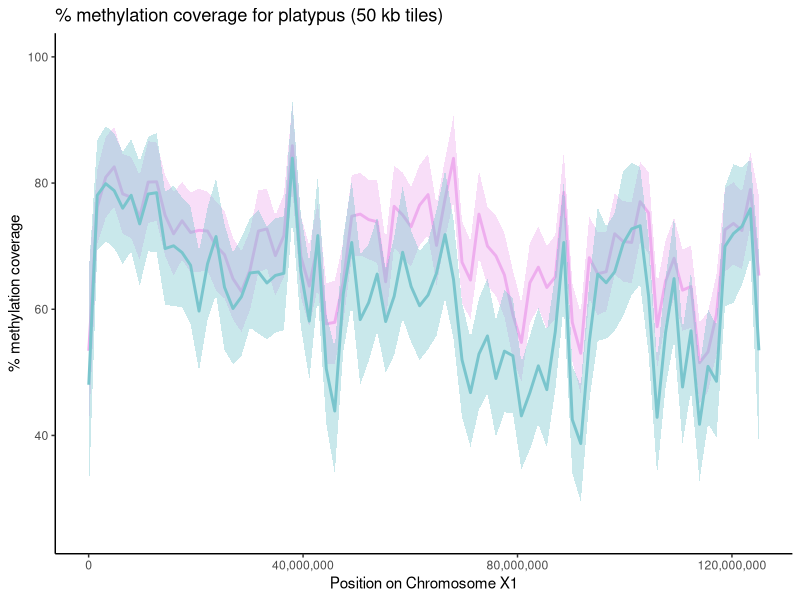

Generate this figure with R: (Note: this script raises an error after producing the figure.)
#New male and female files

Platypus_RRBS_M <- read.delim("PlatypusRRBS_MaleTiles_50kb.txt", header = TRUE)
Platypus_RRBS_F <- read.delim("PlatypusRRBS_FemaleTiles_50kb.txt", header = TRUE)

Platypus_RRBS_M$percent_coverage <- ((Platypus_RRBS_M$numCs)/(Platypus_RRBS_M$coverage))*100
Platypus_RRBS_F$percent_coverage <- ((Platypus_RRBS_F$numCs)/(Platypus_RRBS_F$coverage))*100

Platypus_RRBS_M_small <- subset(Platypus_RRBS_M, select=-c(4, 5, 6, 7))
#Platypus_RRBS_M_small <- Platypus_RRBS_M_small[!(Platypus_RRBS_M_small$chr=="NC_000891.1"),]
Platypus_RRBS_F_small <- subset(Platypus_RRBS_F, select=-c(4, 5, 6, 7))

Platypus_RRBS_M_small$midpoint <- Platypus_RRBS_M_small$end - ((Platypus_RRBS_M_small$end - Platypus_RRBS_M_small$start)/2)
Platypus_RRBS_F_small$midpoint <- Platypus_RRBS_F_small$end - ((Platypus_RRBS_F_small$end - Platypus_RRBS_F_small$start)/2)


Platypus_RRBS_M_1 <- Platypus_RRBS_M_small[(Platypus_RRBS_M_small$chr=="NC_041728.1"),]
Platypus_RRBS_M_2 <- Platypus_RRBS_M_small[(Platypus_RRBS_M_small$chr=="NC_041729.1"),]
Platypus_RRBS_M_3 <- Platypus_RRBS_M_small[(Platypus_RRBS_M_small$chr=="NC_041730.1"),]
Platypus_RRBS_M_4 <- Platypus_RRBS_M_small[(Platypus_RRBS_M_small$chr=="NC_041731.1"),]
Platypus_RRBS_M_5 <- Platypus_RRBS_M_small[(Platypus_RRBS_M_small$chr=="NC_041732.1"),]
Platypus_RRBS_M_6 <- Platypus_RRBS_M_small[(Platypus_RRBS_M_small$chr=="NC_041733.1"),]
Platypus_RRBS_M_7 <- Platypus_RRBS_M_small[(Platypus_RRBS_M_small$chr=="NC_041734.1"),]
Platypus_RRBS_M_8 <- Platypus_RRBS_M_small[(Platypus_RRBS_M_small$chr=="NC_041735.1"),]
Platypus_RRBS_M_9 <- Platypus_RRBS_M_small[(Platypus_RRBS_M_small$chr=="NC_041736.1"),]
Platypus_RRBS_M_10 <- Platypus_RRBS_M_small[(Platypus_RRBS_M_small$chr=="NC_041737.1"),]
Platypus_RRBS_M_11 <- Platypus_RRBS_M_small[(Platypus_RRBS_M_small$chr=="NC_041738.1"),]
Platypus_RRBS_M_12 <- Platypus_RRBS_M_small[(Platypus_RRBS_M_small$chr=="NC_041739.1"),]
Platypus_RRBS_M_13 <- Platypus_RRBS_M_small[(Platypus_RRBS_M_small$chr=="NC_041740.1"),]
Platypus_RRBS_M_14 <- Platypus_RRBS_M_small[(Platypus_RRBS_M_small$chr=="NC_041741.1"),]
Platypus_RRBS_M_15 <- Platypus_RRBS_M_small[(Platypus_RRBS_M_small$chr=="NC_041742.1"),]
Platypus_RRBS_M_16 <- Platypus_RRBS_M_small[(Platypus_RRBS_M_small$chr=="NC_041743.1"),]
Platypus_RRBS_M_17 <- Platypus_RRBS_M_small[(Platypus_RRBS_M_small$chr=="NC_041744.1"),]
Platypus_RRBS_M_18 <- Platypus_RRBS_M_small[(Platypus_RRBS_M_small$chr=="NC_041745.1"),]
Platypus_RRBS_M_19 <- Platypus_RRBS_M_small[(Platypus_RRBS_M_small$chr=="NC_041746.1"),]
Platypus_RRBS_M_20 <- Platypus_RRBS_M_small[(Platypus_RRBS_M_small$chr=="NC_041747.1"),]
Platypus_RRBS_M_21 <- Platypus_RRBS_M_small[(Platypus_RRBS_M_small$chr=="NC_041748.1"),]
Platypus_RRBS_M_X1 <- Platypus_RRBS_M_small[(Platypus_RRBS_M_small$chr=="NC_041749.1"),]
Platypus_RRBS_M_X2 <- Platypus_RRBS_M_small[(Platypus_RRBS_M_small$chr=="NC_041750.1"),]
Platypus_RRBS_M_X3 <- Platypus_RRBS_M_small[(Platypus_RRBS_M_small$chr=="NC_041751.1"),]
Platypus_RRBS_M_X4 <- Platypus_RRBS_M_small[(Platypus_RRBS_M_small$chr=="NC_041752.1"),]
Platypus_RRBS_M_X5 <- Platypus_RRBS_M_small[(Platypus_RRBS_M_small$chr=="NC_041753.1"),]


Platypus_RRBS_F_1 <- Platypus_RRBS_F_small[(Platypus_RRBS_F_small$chr=="NC_041728.1"),]
Platypus_RRBS_F_2 <- Platypus_RRBS_F_small[(Platypus_RRBS_F_small$chr=="NC_041729.1"),]
Platypus_RRBS_F_3 <- Platypus_RRBS_F_small[(Platypus_RRBS_F_small$chr=="NC_041730.1"),]
Platypus_RRBS_F_4 <- Platypus_RRBS_F_small[(Platypus_RRBS_F_small$chr=="NC_041731.1"),]
Platypus_RRBS_F_5 <- Platypus_RRBS_F_small[(Platypus_RRBS_F_small$chr=="NC_041732.1"),]
Platypus_RRBS_F_6 <- Platypus_RRBS_F_small[(Platypus_RRBS_F_small$chr=="NC_041733.1"),]
Platypus_RRBS_F_7 <- Platypus_RRBS_F_small[(Platypus_RRBS_F_small$chr=="NC_041734.1"),]
Platypus_RRBS_F_8 <- Platypus_RRBS_F_small[(Platypus_RRBS_F_small$chr=="NC_041735.1"),]
Platypus_RRBS_F_9 <- Platypus_RRBS_F_small[(Platypus_RRBS_F_small$chr=="NC_041736.1"),]
Platypus_RRBS_F_10 <- Platypus_RRBS_F_small[(Platypus_RRBS_F_small$chr=="NC_041737.1"),]
Platypus_RRBS_F_11 <- Platypus_RRBS_F_small[(Platypus_RRBS_F_small$chr=="NC_041738.1"),]
Platypus_RRBS_F_12 <- Platypus_RRBS_F_small[(Platypus_RRBS_F_small$chr=="NC_041739.1"),]
Platypus_RRBS_F_13 <- Platypus_RRBS_F_small[(Platypus_RRBS_F_small$chr=="NC_041740.1"),]
Platypus_RRBS_F_14 <- Platypus_RRBS_F_small[(Platypus_RRBS_F_small$chr=="NC_041741.1"),]
Platypus_RRBS_F_15 <- Platypus_RRBS_F_small[(Platypus_RRBS_F_small$chr=="NC_041742.1"),]
Platypus_RRBS_F_16 <- Platypus_RRBS_F_small[(Platypus_RRBS_F_small$chr=="NC_041743.1"),]
Platypus_RRBS_F_17 <- Platypus_RRBS_F_small[(Platypus_RRBS_F_small$chr=="NC_041744.1"),]
Platypus_RRBS_F_18 <- Platypus_RRBS_F_small[(Platypus_RRBS_F_small$chr=="NC_041745.1"),]
Platypus_RRBS_F_19 <- Platypus_RRBS_F_small[(Platypus_RRBS_F_small$chr=="NC_041746.1"),]
Platypus_RRBS_F_20 <- Platypus_RRBS_F_small[(Platypus_RRBS_F_small$chr=="NC_041747.1"),]
Platypus_RRBS_F_21 <- Platypus_RRBS_F_small[(Platypus_RRBS_F_small$chr=="NC_041748.1"),]
Platypus_RRBS_F_X1 <- Platypus_RRBS_F_small[(Platypus_RRBS_F_small$chr=="NC_041749.1"),]
Platypus_RRBS_F_X2 <- Platypus_RRBS_F_small[(Platypus_RRBS_F_small$chr=="NC_041750.1"),]
Platypus_RRBS_F_X3 <- Platypus_RRBS_F_small[(Platypus_RRBS_F_small$chr=="NC_041751.1"),]
Platypus_RRBS_F_X4 <- Platypus_RRBS_F_small[(Platypus_RRBS_F_small$chr=="NC_041752.1"),]
Platypus_RRBS_F_X5 <- Platypus_RRBS_F_small[(Platypus_RRBS_F_small$chr=="NC_041753.1"),]


#Platypus_RRBS_M_small <- Platypus_RRBS_M_small[Platypus_RRBS_M_small$percent_coverage!=100 & Platypus_RRBS_M_small$percent_coverage!=0,]



library(ggplot2)
library(scales)


#Saving male/female together X1
pdf(file="OAN_meth_GC_MF_X1.pdf", width=15, height=5)
ggplot()+
  geom_smooth(method = "loess", span = 0.05, aes(x=Platypus_RRBS_F_X1$midpoint, y=Platypus_RRBS_F_X1$percent_coverage, colour="plum2", fill="plum2"))+
  geom_smooth(method = "loess", span = 0.05, aes(x=Platypus_RRBS_M_X1$midpoint, y=Platypus_RRBS_M_X1$percent_coverage, colour="cadetblue3", fill="cadetblue3"))+
  theme_classic()+
  scale_x_continuous(labels = comma)+
  coord_cartesian(ylim=c(25,100))+
  labs(x = "Position on Chromosome X1", y = "% methylation coverage")+
  ggtitle("% methylation coverage for platypus (50 kb tiles)")+
  scale_color_identity(name="Lines", labels=c("Male % methylation coverage LOBF", "Female % methylation coverage LOBF"))+
  scale_fill_identity(name="Fill", labels=c("Male % methylation coverage 95% CI", "Female % methylation coverage 95% CI"))
dev.off()
#





#Saving male/female together X2
pdf(file="OAN_meth_GC_MF_X2.pdf", width=15, height=5)
ggplot()+
  geom_line(aes(x=GC_content_X2$midpoint, y=GC_content_X2$gc*100, colour="darkorange1"))+
  geom_smooth(method = "loess", span = 0.03, size=0.5, aes(x=GC_content_X2$midpoint, y=GC_content_X2$gc*100, colour="gray30"))+
  geom_smooth(method = "loess", span = 0.05, aes(x=Platypus_RRBS_F_X2$midpoint, y=Platypus_RRBS_F_X2$percent_coverage, colour="plum2", fill="plum2"))+
  geom_smooth(method = "loess", span = 0.05, aes(x=Platypus_RRBS_M_X2$midpoint, y=Platypus_RRBS_M_X2$percent_coverage, colour="cadetblue3", fill="cadetblue3"))+
  theme_classic()+
  scale_x_continuous(labels = comma)+
  coord_cartesian(ylim=c(0,100))+
  labs(x = "Position on Chromosome X2", y = "% methylation coverage")+
  ggtitle("% methylation coverage and GC content for platypus (50 kb tiles)")+
  scale_color_identity(name="Lines", labels=c("Male % methylation coverage LOBF", "GC content", "GC content LOBF", "Female % methylation coverage LOBF"))+
  scale_fill_identity(name="Fill", labels=c("Male % methylation coverage 95% CI", "Female % methylation coverage 95% CI"))
dev.off()
#




#Saving male/female together X3
pdf(file="OAN_meth_GC_MF_X3.pdf", width=15, height=5)
ggplot()+
  geom_line(aes(x=GC_content_X3$midpoint, y=GC_content_X3$gc*100, colour="darkorange1"))+
  geom_smooth(method = "loess", span = 0.03, size=0.5, aes(x=GC_content_X3$midpoint, y=GC_content_X3$gc*100, colour="gray30"))+
  geom_smooth(method = "loess", span = 0.05, aes(x=Platypus_RRBS_F_X3$midpoint, y=Platypus_RRBS_F_X3$percent_coverage, colour="plum2", fill="plum2"))+
  geom_smooth(method = "loess", span = 0.05, aes(x=Platypus_RRBS_M_X3$midpoint, y=Platypus_RRBS_M_X3$percent_coverage, colour="cadetblue3", fill="cadetblue3"))+
  theme_classic()+
  scale_x_continuous(labels = comma)+
  coord_cartesian(ylim=c(20,100))+
  labs(x = "Position on Chromosome X3", y = "% methylation coverage")+
  ggtitle("% methylation coverage and GC content for platypus (50 kb tiles)")+
  scale_color_identity(name="Lines", labels=c("Male % methylation coverage LOBF", "GC content", "GC content LOBF", "Female % methylation coverage LOBF"))+
  scale_fill_identity(name="Fill", labels=c("Male % methylation coverage 95% CI", "Female % methylation coverage 95% CI"))
dev.off()
#



#Saving male/female together X4
pdf(file="OAN_meth_GC_MF_X4.pdf", width=15, height=5)
ggplot()+
  geom_line(aes(x=GC_content_X4$midpoint, y=GC_content_X4$gc*100, colour="darkorange1"))+
  geom_smooth(method = "loess", span = 0.03, size=0.5, aes(x=GC_content_X4$midpoint, y=GC_content_X4$gc*100, colour="gray30"))+
  geom_smooth(method = "loess", span = 0.05, aes(x=Platypus_RRBS_F_X4$midpoint, y=Platypus_RRBS_F_X4$percent_coverage, colour="plum2", fill="plum2"))+
  geom_smooth(method = "loess", span = 0.05, aes(x=Platypus_RRBS_M_X4$midpoint, y=Platypus_RRBS_M_X4$percent_coverage, colour="cadetblue3", fill="cadetblue3"))+
  theme_classic()+
  scale_x_continuous(labels = comma)+
  coord_cartesian(ylim=c(0,100))+
  labs(x = "Position on Chromosome X4", y = "% methylation coverage")+
  ggtitle("% methylation coverage and GC content for platypus (50 kb tiles)")+
  scale_color_identity(name="Lines", labels=c("Male % methylation coverage LOBF", "GC content", "GC content LOBF", "Female % methylation coverage LOBF"))+
  scale_fill_identity(name="Fill", labels=c("Male % methylation coverage 95% CI", "Female % methylation coverage 95% CI"))
dev.off()
#



#Saving male/female together X5
pdf(file="OAN_meth_GC_MF_X5.pdf", width=15, height=5)
ggplot()+
  geom_line(aes(x=GC_content_X5$midpoint, y=GC_content_X5$gc*100, colour="darkorange1"))+
  geom_smooth(method = "loess", span = 0.03, size=0.5, aes(x=GC_content_X5$midpoint, y=GC_content_X5$gc*100, colour="gray30"))+
  geom_smooth(method = "loess", span = 0.05, aes(x=Platypus_RRBS_F_X5$midpoint, y=Platypus_RRBS_F_X5$percent_coverage, colour="plum2", fill="plum2"))+
  geom_smooth(method = "loess", span = 0.05, aes(x=Platypus_RRBS_M_X5$midpoint, y=Platypus_RRBS_M_X5$percent_coverage, colour="cadetblue3", fill="cadetblue3"))+
  theme_classic()+
  scale_x_continuous(labels = comma)+
  coord_cartesian(ylim=c(10,100))+
  labs(x = "Position on Chromosome X5", y = "% methylation coverage")+
  ggtitle("% methylation coverage and GC content for platypus (50 kb tiles)")+
  scale_color_identity(name="Lines", labels=c("Male % methylation coverage LOBF", "GC content", "GC content LOBF", "Female % methylation coverage LOBF"))+
  scale_fill_identity(name="Fill", labels=c("Male % methylation coverage 95% CI", "Female % methylation coverage 95% CI"))
dev.off()
#


#Saving male/female together 1
pdf(file="OAN_meth_GC_MF_1.pdf", width=15, height=5)
ggplot()+
  geom_line(aes(x=GC_content_1$midpoint, y=GC_content_1$gc*100, colour="darkorange1"))+
  geom_smooth(method = "loess", span = 0.03, size=0.5, aes(x=GC_content_1$midpoint, y=GC_content_1$gc*100, colour="gray30"))+
  geom_smooth(method = "loess", span = 0.05, aes(x=Platypus_RRBS_F_1$midpoint, y=Platypus_RRBS_F_1$percent_coverage, colour="plum2", fill="plum2"))+
  geom_smooth(method = "loess", span = 0.05, aes(x=Platypus_RRBS_M_1$midpoint, y=Platypus_RRBS_M_1$percent_coverage, colour="cadetblue3", fill="cadetblue3"))+
  theme_classic()+
  scale_x_continuous(labels = comma)+
  coord_cartesian(ylim=c(25,100))+
  labs(x = "Position on Chromosome 1", y = "% methylation coverage")+
  ggtitle("% methylation coverage and GC content for platypus (50 kb tiles)")+
  scale_color_identity(name="Lines", labels=c("Male % methylation coverage LOBF", "GC content", "GC content LOBF", "Female % methylation coverage LOBF"))+
  scale_fill_identity(name="Fill", labels=c("Male % methylation coverage 95% CI", "Female % methylation coverage 95% CI"))
dev.off()
#



#Saving male/female together 2
pdf(file="OAN_meth_GC_MF_2.pdf", width=15, height=5)
ggplot()+
  geom_line(aes(x=GC_content_2$midpoint, y=GC_content_2$gc*100, colour="darkorange1"))+
  geom_smooth(method = "loess", span = 0.03, size=0.5, aes(x=GC_content_2$midpoint, y=GC_content_2$gc*100, colour="gray30"))+
  geom_smooth(method = "loess", span = 0.05, aes(x=Platypus_RRBS_F_2$midpoint, y=Platypus_RRBS_F_2$percent_coverage, colour="plum2", fill="plum2"))+
  geom_smooth(method = "loess", span = 0.05, aes(x=Platypus_RRBS_M_2$midpoint, y=Platypus_RRBS_M_2$percent_coverage, colour="cadetblue3", fill="cadetblue3"))+
  theme_classic()+
  scale_x_continuous(labels = comma)+
  coord_cartesian(ylim=c(25,100))+
  labs(x = "Position on Chromosome 2", y = "% methylation coverage")+
  ggtitle("% methylation coverage and GC content for platypus (50 kb tiles)")+
  scale_color_identity(name="Lines", labels=c("Male % methylation coverage LOBF", "GC content", "GC content LOBF", "Female % methylation coverage LOBF"))+
  scale_fill_identity(name="Fill", labels=c("Male % methylation coverage 95% CI", "Female % methylation coverage 95% CI"))
dev.off()
#

#Saving male/female together 3
pdf(file="OAN_meth_GC_MF_3.pdf", width=15, height=5)
ggplot()+
  geom_line(aes(x=GC_content_3$midpoint, y=GC_content_3$gc*100, colour="darkorange1"))+
  geom_smooth(method = "loess", span = 0.03, size=0.5, aes(x=GC_content_3$midpoint, y=GC_content_3$gc*100, colour="gray30"))+
  geom_smooth(method = "loess", span = 0.05, aes(x=Platypus_RRBS_F_3$midpoint, y=Platypus_RRBS_F_3$percent_coverage, colour="plum2", fill="plum2"))+
  geom_smooth(method = "loess", span = 0.05, aes(x=Platypus_RRBS_M_3$midpoint, y=Platypus_RRBS_M_3$percent_coverage, colour="cadetblue3", fill="cadetblue3"))+
  theme_classic()+
  scale_x_continuous(labels = comma)+
  coord_cartesian(ylim=c(25,100))+
  labs(x = "Position on Chromosome 3", y = "% methylation coverage")+
  ggtitle("% methylation coverage and GC content for platypus (50 kb tiles)")+
  scale_color_identity(name="Lines", labels=c("Male % methylation coverage LOBF", "GC content", "GC content LOBF", "Female % methylation coverage LOBF"))+
  scale_fill_identity(name="Fill", labels=c("Male % methylation coverage 95% CI", "Female % methylation coverage 95% CI"))
dev.off()
#

#Saving male/female together 4
pdf(file="OAN_meth_GC_MF_4.pdf", width=15, height=5)
ggplot()+
  geom_line(aes(x=GC_content_4$midpoint, y=GC_content_4$gc*100, colour="darkorange1"))+
  geom_smooth(method = "loess", span = 0.03, size=0.5, aes(x=GC_content_4$midpoint, y=GC_content_4$gc*100, colour="gray30"))+
  geom_smooth(method = "loess", span = 0.05, aes(x=Platypus_RRBS_F_4$midpoint, y=Platypus_RRBS_F_4$percent_coverage, colour="plum2", fill="plum2"))+
  geom_smooth(method = "loess", span = 0.05, aes(x=Platypus_RRBS_M_4$midpoint, y=Platypus_RRBS_M_4$percent_coverage, colour="cadetblue3", fill="cadetblue3"))+
  theme_classic()+
  scale_x_continuous(labels = comma)+
  coord_cartesian(ylim=c(25,100))+
  labs(x = "Position on Chromosome 4", y = "% methylation coverage")+
  ggtitle("% methylation coverage and GC content for platypus (50 kb tiles)")+
  scale_color_identity(name="Lines", labels=c("Male % methylation coverage LOBF", "GC content", "GC content LOBF", "Female % methylation coverage LOBF"))+
  scale_fill_identity(name="Fill", labels=c("Male % methylation coverage 95% CI", "Female % methylation coverage 95% CI"))
dev.off()
#

#Saving male/female together 5
pdf(file="OAN_meth_GC_MF_5.pdf", width=15, height=5)
ggplot()+
  geom_line(aes(x=GC_content_5$midpoint, y=GC_content_5$gc*100, colour="darkorange1"))+
  geom_smooth(method = "loess", span = 0.03, size=0.5, aes(x=GC_content_5$midpoint, y=GC_content_5$gc*100, colour="gray30"))+
  geom_smooth(method = "loess", span = 0.05, aes(x=Platypus_RRBS_F_5$midpoint, y=Platypus_RRBS_F_5$percent_coverage, colour="plum2", fill="plum2"))+
  geom_smooth(method = "loess", span = 0.05, aes(x=Platypus_RRBS_M_5$midpoint, y=Platypus_RRBS_M_5$percent_coverage, colour="cadetblue3", fill="cadetblue3"))+
  theme_classic()+
  scale_x_continuous(labels = comma)+
  coord_cartesian(ylim=c(25,100))+
  labs(x = "Position on Chromosome 5", y = "% methylation coverage")+
  ggtitle("% methylation coverage and GC content for platypus (50 kb tiles)")+
  scale_color_identity(name="Lines", labels=c("Male % methylation coverage LOBF", "GC content", "GC content LOBF", "Female % methylation coverage LOBF"))+
  scale_fill_identity(name="Fill", labels=c("Male % methylation coverage 95% CI", "Female % methylation coverage 95% CI"))
dev.off()
#



#Saving male/female together 6
pdf(file="OAN_meth_GC_MF_6.pdf", width=15, height=5)
ggplot()+
  geom_line(aes(x=GC_content_6$midpoint, y=GC_content_6$gc*100, colour="darkorange1"))+
  geom_smooth(method = "loess", span = 0.03, size=0.5, aes(x=GC_content_6$midpoint, y=GC_content_6$gc*100, colour="gray30"))+
  geom_smooth(method = "loess", span = 0.05, aes(x=Platypus_RRBS_F_6$midpoint, y=Platypus_RRBS_F_6$percent_coverage, colour="plum2", fill="plum2"))+
  geom_smooth(method = "loess", span = 0.05, aes(x=Platypus_RRBS_M_6$midpoint, y=Platypus_RRBS_M_6$percent_coverage, colour="cadetblue3", fill="cadetblue3"))+
  theme_classic()+
  scale_x_continuous(labels = comma)+
  coord_cartesian(ylim=c(25,100))+
  labs(x = "Position on Chromosome 6", y = "% methylation coverage")+
  ggtitle("% methylation coverage and GC content for platypus (50 kb tiles)")+
  scale_color_identity(name="Lines", labels=c("Male % methylation coverage LOBF", "GC content", "GC content LOBF", "Female % methylation coverage LOBF"))+
  scale_fill_identity(name="Fill", labels=c("Male % methylation coverage 95% CI", "Female % methylation coverage 95% CI"))
dev.off()
#

#Saving male/female together 7
pdf(file="OAN_meth_GC_MF_7.pdf", width=15, height=5)
ggplot()+
  geom_line(aes(x=GC_content_7$midpoint, y=GC_content_7$gc*100, colour="darkorange1"))+
  geom_smooth(method = "loess", span = 0.03, size=0.5, aes(x=GC_content_7$midpoint, y=GC_content_7$gc*100, colour="gray30"))+
  geom_smooth(method = "loess", span = 0.05, aes(x=Platypus_RRBS_F_7$midpoint, y=Platypus_RRBS_F_7$percent_coverage, colour="plum2", fill="plum2"))+
  geom_smooth(method = "loess", span = 0.05, aes(x=Platypus_RRBS_M_7$midpoint, y=Platypus_RRBS_M_7$percent_coverage, colour="cadetblue3", fill="cadetblue3"))+
  theme_classic()+
  scale_x_continuous(labels = comma)+
  coord_cartesian(ylim=c(25,100))+
  labs(x = "Position on Chromosome 7", y = "% methylation coverage")+
  ggtitle("% methylation coverage and GC content for platypus (50 kb tiles)")+
  scale_color_identity(name="Lines", labels=c("Male % methylation coverage LOBF", "GC content", "GC content LOBF", "Female % methylation coverage LOBF"))+
  scale_fill_identity(name="Fill", labels=c("Male % methylation coverage 95% CI", "Female % methylation coverage 95% CI"))
dev.off()
#

#Saving male/female together 8
pdf(file="OAN_meth_GC_MF_8.pdf", width=15, height=5)
ggplot()+
  geom_line(aes(x=GC_content_8$midpoint, y=GC_content_8$gc*100, colour="darkorange1"))+
  geom_smooth(method = "loess", span = 0.03, size=0.5, aes(x=GC_content_8$midpoint, y=GC_content_8$gc*100, colour="gray30"))+
  geom_smooth(method = "loess", span = 0.05, aes(x=Platypus_RRBS_F_8$midpoint, y=Platypus_RRBS_F_8$percent_coverage, colour="plum2", fill="plum2"))+
  geom_smooth(method = "loess", span = 0.05, aes(x=Platypus_RRBS_M_8$midpoint, y=Platypus_RRBS_M_8$percent_coverage, colour="cadetblue3", fill="cadetblue3"))+
  theme_classic()+
  scale_x_continuous(labels = comma)+
  coord_cartesian(ylim=c(25,100))+
  labs(x = "Position on Chromosome 8", y = "% methylation coverage")+
  ggtitle("% methylation coverage and GC content for platypus (50 kb tiles)")+
  scale_color_identity(name="Lines", labels=c("Male % methylation coverage LOBF", "GC content", "GC content LOBF", "Female % methylation coverage LOBF"))+
  scale_fill_identity(name="Fill", labels=c("Male % methylation coverage 95% CI", "Female % methylation coverage 95% CI"))
dev.off()
#

#Saving male/female together 9
pdf(file="OAN_meth_GC_MF_9.pdf", width=15, height=5)
ggplot()+
  geom_line(aes(x=GC_content_9$midpoint, y=GC_content_9$gc*100, colour="darkorange1"))+
  geom_smooth(method = "loess", span = 0.03, size=0.5, aes(x=GC_content_9$midpoint, y=GC_content_9$gc*100, colour="gray30"))+
  geom_smooth(method = "loess", span = 0.05, aes(x=Platypus_RRBS_F_9$midpoint, y=Platypus_RRBS_F_9$percent_coverage, colour="plum2", fill="plum2"))+
  geom_smooth(method = "loess", span = 0.05, aes(x=Platypus_RRBS_M_9$midpoint, y=Platypus_RRBS_M_9$percent_coverage, colour="cadetblue3", fill="cadetblue3"))+
  theme_classic()+
  scale_x_continuous(labels = comma)+
  coord_cartesian(ylim=c(25,100))+
  labs(x = "Position on Chromosome 9", y = "% methylation coverage")+
  ggtitle("% methylation coverage and GC content for platypus (50 kb tiles)")+
  scale_color_identity(name="Lines", labels=c("Male % methylation coverage LOBF", "GC content", "GC content LOBF", "Female % methylation coverage LOBF"))+
  scale_fill_identity(name="Fill", labels=c("Male % methylation coverage 95% CI", "Female % methylation coverage 95% CI"))
dev.off()
#

#Saving male/female together 10
pdf(file="OAN_meth_GC_MF_10.pdf", width=15, height=5)
ggplot()+
  geom_line(aes(x=GC_content_10$midpoint, y=GC_content_10$gc*100, colour="darkorange1"))+
  geom_smooth(method = "loess", span = 0.03, size=0.5, aes(x=GC_content_10$midpoint, y=GC_content_10$gc*100, colour="gray30"))+
  geom_smooth(method = "loess", span = 0.05, aes(x=Platypus_RRBS_F_10$midpoint, y=Platypus_RRBS_F_10$percent_coverage, colour="plum2", fill="plum2"))+
  geom_smooth(method = "loess", span = 0.05, aes(x=Platypus_RRBS_M_10$midpoint, y=Platypus_RRBS_M_10$percent_coverage, colour="cadetblue3", fill="cadetblue3"))+
  theme_classic()+
  scale_x_continuous(labels = comma)+
  coord_cartesian(ylim=c(25,100))+
  labs(x = "Position on Chromosome 10", y = "% methylation coverage")+
  ggtitle("% methylation coverage and GC content for platypus (50 kb tiles)")+
  scale_color_identity(name="Lines", labels=c("Male % methylation coverage LOBF", "GC content", "GC content LOBF", "Female % methylation coverage LOBF"))+
  scale_fill_identity(name="Fill", labels=c("Male % methylation coverage 95% CI", "Female % methylation coverage 95% CI"))
dev.off()
#


#Saving male/female together 11
pdf(file="OAN_meth_GC_MF_11.pdf", width=15, height=5)
ggplot()+
  geom_line(aes(x=GC_content_11$midpoint, y=GC_content_11$gc*100, colour="darkorange1"))+
  geom_smooth(method = "loess", span = 0.03, size=0.5, aes(x=GC_content_11$midpoint, y=GC_content_11$gc*100, colour="gray30"))+
  geom_smooth(method = "loess", span = 0.05, aes(x=Platypus_RRBS_F_11$midpoint, y=Platypus_RRBS_F_11$percent_coverage, colour="plum2", fill="plum2"))+
  geom_smooth(method = "loess", span = 0.05, aes(x=Platypus_RRBS_M_11$midpoint, y=Platypus_RRBS_M_11$percent_coverage, colour="cadetblue3", fill="cadetblue3"))+
  theme_classic()+
  scale_x_continuous(labels = comma)+
  coord_cartesian(ylim=c(25,100))+
  labs(x = "Position on Chromosome 11", y = "% methylation coverage")+
  ggtitle("% methylation coverage and GC content for platypus (50 kb tiles)")+
  scale_color_identity(name="Lines", labels=c("Male % methylation coverage LOBF", "GC content", "GC content LOBF", "Female % methylation coverage LOBF"))+
  scale_fill_identity(name="Fill", labels=c("Male % methylation coverage 95% CI", "Female % methylation coverage 95% CI"))
dev.off()
#

#Saving male/female together 12
pdf(file="OAN_meth_GC_MF_12.pdf", width=15, height=5)
ggplot()+
  geom_line(aes(x=GC_content_12$midpoint, y=GC_content_12$gc*100, colour="darkorange1"))+
  geom_smooth(method = "loess", span = 0.03, size=0.5, aes(x=GC_content_12$midpoint, y=GC_content_12$gc*100, colour="gray30"))+
  geom_smooth(method = "loess", span = 0.05, aes(x=Platypus_RRBS_F_12$midpoint, y=Platypus_RRBS_F_12$percent_coverage, colour="plum2", fill="plum2"))+
  geom_smooth(method = "loess", span = 0.05, aes(x=Platypus_RRBS_M_12$midpoint, y=Platypus_RRBS_M_12$percent_coverage, colour="cadetblue3", fill="cadetblue3"))+
  theme_classic()+
  scale_x_continuous(labels = comma)+
  coord_cartesian(ylim=c(25,100))+
  labs(x = "Position on Chromosome 12", y = "% methylation coverage")+
  ggtitle("% methylation coverage and GC content for platypus (50 kb tiles)")+
  scale_color_identity(name="Lines", labels=c("Male % methylation coverage LOBF", "GC content", "GC content LOBF", "Female % methylation coverage LOBF"))+
  scale_fill_identity(name="Fill", labels=c("Male % methylation coverage 95% CI", "Female % methylation coverage 95% CI"))
dev.off()
#

#Saving male/female together 13
pdf(file="OAN_meth_GC_MF_13.pdf", width=15, height=5)
ggplot()+
  geom_line(aes(x=GC_content_13$midpoint, y=GC_content_13$gc*100, colour="darkorange1"))+
  geom_smooth(method = "loess", span = 0.03, size=0.5, aes(x=GC_content_13$midpoint, y=GC_content_13$gc*100, colour="gray30"))+
  geom_smooth(method = "loess", span = 0.05, aes(x=Platypus_RRBS_F_13$midpoint, y=Platypus_RRBS_F_13$percent_coverage, colour="plum2", fill="plum2"))+
  geom_smooth(method = "loess", span = 0.05, aes(x=Platypus_RRBS_M_13$midpoint, y=Platypus_RRBS_M_13$percent_coverage, colour="cadetblue3", fill="cadetblue3"))+
  theme_classic()+
  scale_x_continuous(labels = comma)+
  coord_cartesian(ylim=c(25,100))+
  labs(x = "Position on Chromosome 13", y = "% methylation coverage")+
  ggtitle("% methylation coverage and GC content for platypus (50 kb tiles)")+
  scale_color_identity(name="Lines", labels=c("Male % methylation coverage LOBF", "GC content", "GC content LOBF", "Female % methylation coverage LOBF"))+
  scale_fill_identity(name="Fill", labels=c("Male % methylation coverage 95% CI", "Female % methylation coverage 95% CI"))
dev.off()
#

#Saving male/female together 14
pdf(file="OAN_meth_GC_MF_14.pdf", width=15, height=5)
ggplot()+
  geom_line(aes(x=GC_content_14$midpoint, y=GC_content_14$gc*100, colour="darkorange1"))+
  geom_smooth(method = "loess", span = 0.03, size=0.5, aes(x=GC_content_14$midpoint, y=GC_content_14$gc*100, colour="gray30"))+
  geom_smooth(method = "loess", span = 0.05, aes(x=Platypus_RRBS_F_14$midpoint, y=Platypus_RRBS_F_14$percent_coverage, colour="plum2", fill="plum2"))+
  geom_smooth(method = "loess", span = 0.05, aes(x=Platypus_RRBS_M_14$midpoint, y=Platypus_RRBS_M_14$percent_coverage, colour="cadetblue3", fill="cadetblue3"))+
  theme_classic()+
  scale_x_continuous(labels = comma)+
  coord_cartesian(ylim=c(25,100))+
  labs(x = "Position on Chromosome 14", y = "% methylation coverage")+
  ggtitle("% methylation coverage and GC content for platypus (50 kb tiles)")+
  scale_color_identity(name="Lines", labels=c("Male % methylation coverage LOBF", "GC content", "GC content LOBF", "Female % methylation coverage LOBF"))+
  scale_fill_identity(name="Fill", labels=c("Male % methylation coverage 95% CI", "Female % methylation coverage 95% CI"))
dev.off()
#

#Saving male/female together 15
pdf(file="OAN_meth_GC_MF_15.pdf", width=15, height=5)
ggplot()+
  geom_line(aes(x=GC_content_15$midpoint, y=GC_content_15$gc*100, colour="darkorange1"))+
  geom_smooth(method = "loess", span = 0.03, size=0.5, aes(x=GC_content_15$midpoint, y=GC_content_15$gc*100, colour="gray30"))+
  geom_smooth(method = "loess", span = 0.05, aes(x=Platypus_RRBS_F_15$midpoint, y=Platypus_RRBS_F_15$percent_coverage, colour="plum2", fill="plum2"))+
  geom_smooth(method = "loess", span = 0.05, aes(x=Platypus_RRBS_M_15$midpoint, y=Platypus_RRBS_M_15$percent_coverage, colour="cadetblue3", fill="cadetblue3"))+
  theme_classic()+
  scale_x_continuous(labels = comma)+
  coord_cartesian(ylim=c(25,100))+
  labs(x = "Position on Chromosome 15", y = "% methylation coverage")+
  ggtitle("% methylation coverage and GC content for platypus (50 kb tiles)")+
  scale_color_identity(name="Lines", labels=c("Male % methylation coverage LOBF", "GC content", "GC content LOBF", "Female % methylation coverage LOBF"))+
  scale_fill_identity(name="Fill", labels=c("Male % methylation coverage 95% CI", "Female % methylation coverage 95% CI"))
dev.off()
#

#Saving male/female together 16
pdf(file="OAN_meth_GC_MF_16.pdf", width=15, height=5)
ggplot()+
  geom_line(aes(x=GC_content_16$midpoint, y=GC_content_16$gc*100, colour="darkorange1"))+
  geom_smooth(method = "loess", span = 0.03, size=0.5, aes(x=GC_content_16$midpoint, y=GC_content_16$gc*100, colour="gray30"))+
  geom_smooth(method = "loess", span = 0.05, aes(x=Platypus_RRBS_F_16$midpoint, y=Platypus_RRBS_F_16$percent_coverage, colour="plum2", fill="plum2"))+
  geom_smooth(method = "loess", span = 0.05, aes(x=Platypus_RRBS_M_16$midpoint, y=Platypus_RRBS_M_16$percent_coverage, colour="cadetblue3", fill="cadetblue3"))+
  theme_classic()+
  scale_x_continuous(labels = comma)+
  coord_cartesian(ylim=c(25,100))+
  labs(x = "Position on Chromosome 16", y = "% methylation coverage")+
  ggtitle("% methylation coverage and GC content for platypus (50 kb tiles)")+
  scale_color_identity(name="Lines", labels=c("Male % methylation coverage LOBF", "GC content", "GC content LOBF", "Female % methylation coverage LOBF"))+
  scale_fill_identity(name="Fill", labels=c("Male % methylation coverage 95% CI", "Female % methylation coverage 95% CI"))
dev.off()
#

#Saving male/female together 17
pdf(file="OAN_meth_GC_MF_17.pdf", width=15, height=5)
ggplot()+
  geom_line(aes(x=GC_content_17$midpoint, y=GC_content_17$gc*100, colour="darkorange1"))+
  geom_smooth(method = "loess", span = 0.03, size=0.5, aes(x=GC_content_17$midpoint, y=GC_content_17$gc*100, colour="gray30"))+
  geom_smooth(method = "loess", span = 0.05, aes(x=Platypus_RRBS_F_17$midpoint, y=Platypus_RRBS_F_17$percent_coverage, colour="plum2", fill="plum2"))+
  geom_smooth(method = "loess", span = 0.05, aes(x=Platypus_RRBS_M_17$midpoint, y=Platypus_RRBS_M_17$percent_coverage, colour="cadetblue3", fill="cadetblue3"))+
  theme_classic()+
  scale_x_continuous(labels = comma)+
  coord_cartesian(ylim=c(25,100))+
  labs(x = "Position on Chromosome 17", y = "% methylation coverage")+
  ggtitle("% methylation coverage and GC content for platypus (50 kb tiles)")+
  scale_color_identity(name="Lines", labels=c("Male % methylation coverage LOBF", "GC content", "GC content LOBF", "Female % methylation coverage LOBF"))+
  scale_fill_identity(name="Fill", labels=c("Male % methylation coverage 95% CI", "Female % methylation coverage 95% CI"))
dev.off()
#


#Saving male/female together 19
pdf(file="OAN_meth_GC_MF_19.pdf", width=15, height=5)
ggplot()+
  geom_line(aes(x=GC_content_19$midpoint, y=GC_content_19$gc*100, colour="darkorange1"))+
  geom_smooth(method = "loess", span = 0.03, size=0.5, aes(x=GC_content_19$midpoint, y=GC_content_19$gc*100, colour="gray30"))+
  geom_smooth(method = "loess", span = 0.05, aes(x=Platypus_RRBS_F_19$midpoint, y=Platypus_RRBS_F_19$percent_coverage, colour="plum2", fill="plum2"))+
  geom_smooth(method = "loess", span = 0.05, aes(x=Platypus_RRBS_M_19$midpoint, y=Platypus_RRBS_M_19$percent_coverage, colour="cadetblue3", fill="cadetblue3"))+
  theme_classic()+
  scale_x_continuous(labels = comma)+
  coord_cartesian(ylim=c(25,100))+
  labs(x = "Position on Chromosome 19", y = "% methylation coverage")+
  ggtitle("% methylation coverage and GC content for platypus (50 kb tiles)")+
  scale_color_identity(name="Lines", labels=c("Male % methylation coverage LOBF", "GC content", "GC content LOBF", "Female % methylation coverage LOBF"))+
  scale_fill_identity(name="Fill", labels=c("Male % methylation coverage 95% CI", "Female % methylation coverage 95% CI"))
dev.off()
#


#Saving male/female together 18
pdf(file="OAN_meth_GC_MF_18.pdf", width=15, height=5)
ggplot()+
  geom_line(aes(x=GC_content_18$midpoint, y=GC_content_18$gc*100, colour="darkorange1"))+
  geom_smooth(method = "loess", span = 0.03, size=0.5, aes(x=GC_content_18$midpoint, y=GC_content_18$gc*100, colour="gray30"))+
  geom_smooth(method = "loess", span = 0.05, aes(x=Platypus_RRBS_F_18$midpoint, y=Platypus_RRBS_F_18$percent_coverage, colour="plum2", fill="plum2"))+
  geom_smooth(method = "loess", span = 0.05, aes(x=Platypus_RRBS_M_18$midpoint, y=Platypus_RRBS_M_18$percent_coverage, colour="cadetblue3", fill="cadetblue3"))+
  theme_classic()+
  scale_x_continuous(labels = comma)+
  coord_cartesian(ylim=c(25,100))+
  labs(x = "Position on Chromosome 18", y = "% methylation coverage")+
  ggtitle("% methylation coverage and GC content for platypus (50 kb tiles)")+
  scale_color_identity(name="Lines", labels=c("Male % methylation coverage LOBF", "GC content", "GC content LOBF", "Female % methylation coverage LOBF"))+
  scale_fill_identity(name="Fill", labels=c("Male % methylation coverage 95% CI", "Female % methylation coverage 95% CI"))
dev.off()


#Saving male/female together 20
pdf(file="OAN_meth_GC_MF_20.pdf", width=15, height=5)
ggplot()+
  geom_line(aes(x=GC_content_20$midpoint, y=GC_content_20$gc*100, colour="darkorange1"))+
  geom_smooth(method = "loess", span = 0.03, size=0.5, aes(x=GC_content_20$midpoint, y=GC_content_20$gc*100, colour="gray30"))+
  geom_smooth(method = "loess", span = 0.05, aes(x=Platypus_RRBS_F_20$midpoint, y=Platypus_RRBS_F_20$percent_coverage, colour="plum2", fill="plum2"))+
  geom_smooth(method = "loess", span = 0.05, aes(x=Platypus_RRBS_M_20$midpoint, y=Platypus_RRBS_M_20$percent_coverage, colour="cadetblue3", fill="cadetblue3"))+
  theme_classic()+
  scale_x_continuous(labels = comma)+
  coord_cartesian(ylim=c(25,100))+
  labs(x = "Position on Chromosome 20", y = "% methylation coverage")+
  ggtitle("% methylation coverage and GC content for platypus (50 kb tiles)")+
  scale_color_identity(name="Lines", labels=c("Male % methylation coverage LOBF", "GC content", "GC content LOBF", "Female % methylation coverage LOBF"))+
  scale_fill_identity(name="Fill", labels=c("Male % methylation coverage 95% CI", "Female % methylation coverage 95% CI"))
dev.off()


#Saving male/female together 21 
pdf(file="OAN_meth_GC_MF_21.pdf", width=15, height=5)
ggplot()+
  geom_line(aes(x=GC_content_21$midpoint, y=GC_content_21$gc*100, colour="darkorange1"))+
  geom_smooth(method = "loess", span = 0.03, size=0.5, aes(x=GC_content_21$midpoint, y=GC_content_21$gc*100, colour="gray30"))+
  geom_smooth(method = "loess", span = 0.05, aes(x=Platypus_RRBS_F_21$midpoint, y=Platypus_RRBS_F_21$percent_coverage, colour="plum2", fill="plum2"))+
  geom_smooth(method = "loess", span = 0.05, aes(x=Platypus_RRBS_M_21$midpoint, y=Platypus_RRBS_M_21$percent_coverage, colour="cadetblue3", fill="cadetblue3"))+
  theme_classic()+
  scale_x_continuous(labels = comma)+
  coord_cartesian(ylim=c(25,100))+
  labs(x = "Position on Chromosome 21", y = "% methylation coverage")+
  ggtitle("% methylation coverage and GC content for platypus (50 kb tiles)")+
  scale_color_identity(name="Lines", labels=c("Male % methylation coverage LOBF", "GC content", "GC content LOBF", "Female % methylation coverage LOBF"))+
  scale_fill_identity(name="Fill", labels=c("Male % methylation coverage 95% CI", "Female % methylation coverage 95% CI"))
dev.off()

